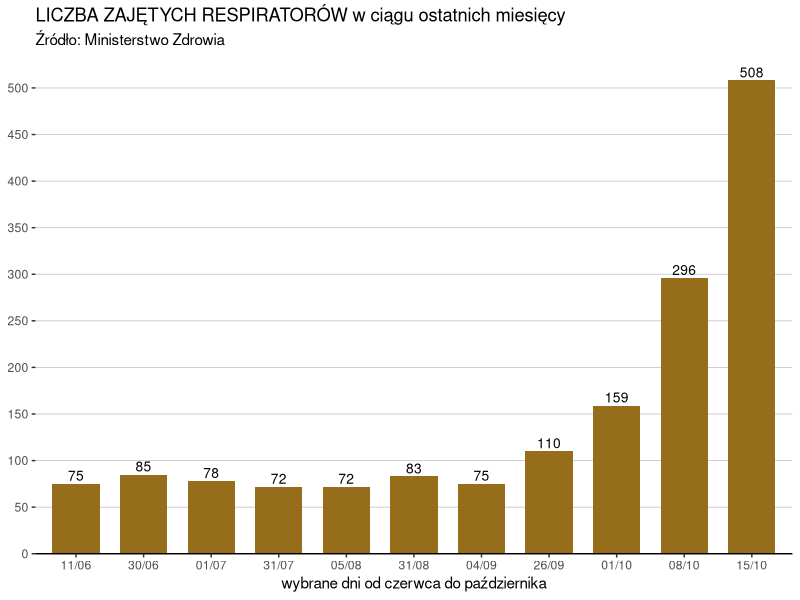

This chart was generated by the following R code:
## ---- chunk 1
pdf.options(encoding = 'ISOLatin2.enc')
library("dplyr")
library("ggplot2")
dane <- data.frame(id = 1:11, daty = c("11/06", "30/06", "01/07", "31/07", "05/08", "31/08", "04/09", "26/09", "01/10", "08/10", "15/10"), liczby_respiratorow = c(75, 85, 78, 72, 72, 83, 75, 110, 159, 296, 508))
dane$daty <- factor(dane$daty, levels = c("11/06", "30/06", "01/07", "31/07", "05/08", "31/08", "04/09", "26/09", "01/10", "08/10", "15/10"))
## ---- chunk 2
ggplot(dane, aes(x = daty, y = liczby_respiratorow)) +
  geom_col(fill = "#956D1B", width = 0.7) +
  labs(x = "wybrane dni od czerwca do października", title = "LICZBA ZAJĘTYCH RESPIRATORÓW w ciągu ostatnich miesięcy", subtitle = "Źródło: Ministerstwo Zdrowia") +
  geom_text(aes(label = liczby_respiratorow), vjust=-0.3, size=3.5) +
  scale_y_continuous(name = NULL, breaks = seq(0, 500, 50), limits = c(0, NA), expand = expansion(mult = c(0, 0.05))) +
  theme(
    axis.line.y = element_blank(),
    axis.line.x = element_line(size = 0.5, linetype = "solid", colour = "black"),
    panel.grid.major.x = element_blank(),
    panel.grid.minor.y = element_blank(),
    panel.grid.major.y = element_line(size = 0.25, linetype = "solid", colour = "gray"),
    panel.background = element_rect(fill = "white", colour = "white")
  )
